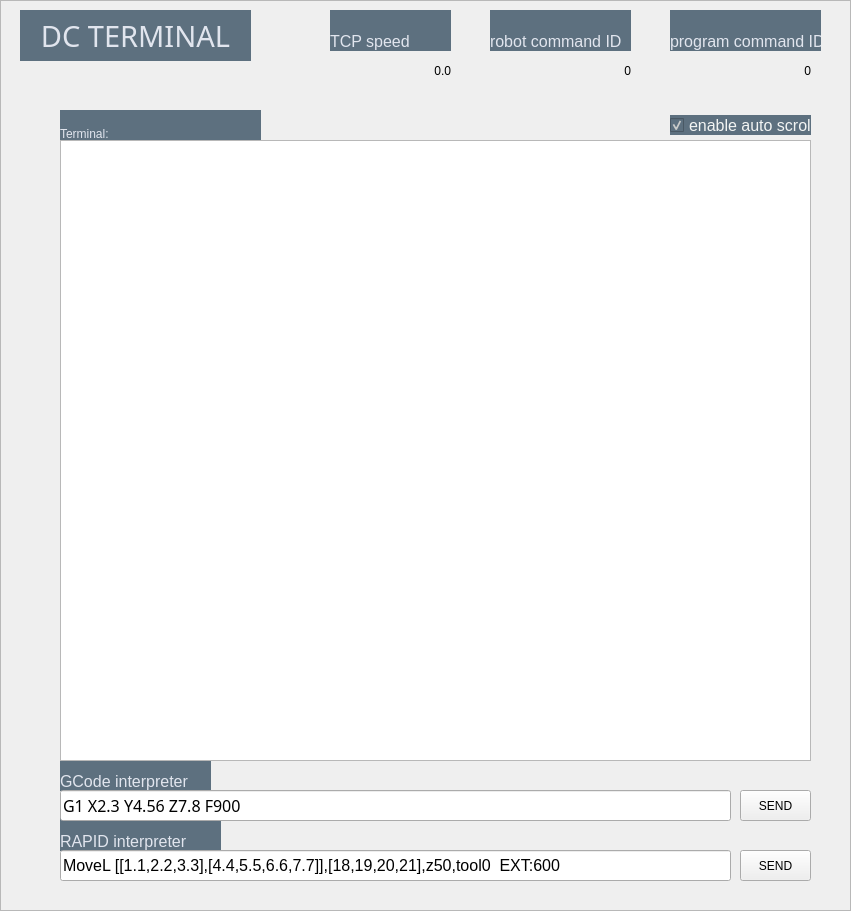
     <widget class="QFrame" name="TERM_frame">
      <property name="geometry">
       <rect>
        <x>1040</x>
        <y>20</y>
        <width>851</width>
        <height>911</height>
       </rect>
      </property>
      <property name="styleSheet">
       <string notr="true"/>
      </property>
      <property name="frameShape">
       <enum>QFrame::StyledPanel</enum>
      </property>
      <property name="frameShadow">
       <enum>QFrame::Raised</enum>
      </property>
      <widget class="QLabel" name="TERM_0_frameLabel">
       <property name="geometry">
        <rect>
         <x>20</x>
         <y>10</y>
         <width>231</width>
         <height>51</height>
        </rect>
       </property>
       <property name="font">
        <font>
         <family>Bahnschrift</family>
         <pointsize>22</pointsize>
        </font>
       </property>
       <property name="styleSheet">
        <string notr="true">border: 0px;
font-size: 22pt;
padding: 0px;
background-color: #5D707F;
color: #E1E5EE;</string>
       </property>
       <property name="text">
        <string>DC TERMINAL</string>
       </property>
       <property name="alignment">
        <set>Qt::AlignCenter</set>
       </property>
      </widget>
      <widget class="QLabel" name="TERM_disp_progCommID">
       <property name="geometry">
        <rect>
         <x>670</x>
         <y>50</y>
         <width>141</width>
         <height>41</height>
        </rect>
       </property>
       <property name="text">
        <string>0</string>
       </property>
       <property name="alignment">
        <set>Qt::AlignRight|Qt::AlignTrailing|Qt::AlignVCenter</set>
       </property>
      </widget>
      <widget class="QLabel" name="TERM_disp_tcpSpeed">
       <property name="geometry">
        <rect>
         <x>330</x>
         <y>50</y>
         <width>121</width>
         <height>41</height>
        </rect>
       </property>
       <property name="text">
        <string>0.0</string>
       </property>
       <property name="alignment">
        <set>Qt::AlignRight|Qt::AlignTrailing|Qt::AlignVCenter</set>
       </property>
      </widget>
      <widget class="QLabel" name="TERM_lbl_progCommID">
       <property name="geometry">
        <rect>
         <x>670</x>
         <y>10</y>
         <width>151</width>
         <height>41</height>
        </rect>
       </property>
       <property name="styleSheet">
        <string notr="true">border: 0px;
font-size: 12pt;
background-color: #5D707F;
color: #E1E5EE;</string>
       </property>
       <property name="text">
        <string>program command ID</string>
       </property>
       <property name="alignment">
        <set>Qt::AlignBottom|Qt::AlignLeading|Qt::AlignLeft</set>
       </property>
      </widget>
      <widget class="QLabel" name="TERM_disp_robCommID">
       <property name="geometry">
        <rect>
         <x>490</x>
         <y>50</y>
         <width>141</width>
         <height>41</height>
        </rect>
       </property>
       <property name="text">
        <string>0</string>
       </property>
       <property name="alignment">
        <set>Qt::AlignRight|Qt::AlignTrailing|Qt::AlignVCenter</set>
       </property>
      </widget>
      <widget class="QLabel" name="TERM_lbl_tcpSpeed">
       <property name="geometry">
        <rect>
         <x>330</x>
         <y>10</y>
         <width>121</width>
         <height>41</height>
        </rect>
       </property>
       <property name="styleSheet">
        <string notr="true">border: 0px;
font-size: 12pt;
background-color: #5D707F;
color: #E1E5EE;</string>
       </property>
       <property name="text">
        <string>TCP speed</string>
       </property>
       <property name="alignment">
        <set>Qt::AlignBottom|Qt::AlignLeading|Qt::AlignLeft</set>
       </property>
      </widget>
      <widget class="QLabel" name="TERM_lbl_robCommID">
       <property name="geometry">
        <rect>
         <x>490</x>
         <y>10</y>
         <width>141</width>
         <height>41</height>
        </rect>
       </property>
       <property name="styleSheet">
        <string notr="true">border: 0px;
font-size: 12pt;
background-color: #5D707F;
color: #E1E5EE;</string>
       </property>
       <property name="text">
        <string>robot command ID</string>
       </property>
       <property name="alignment">
        <set>Qt::AlignBottom|Qt::AlignLeading|Qt::AlignLeft</set>
       </property>
      </widget>
      <widget class="QListWidget" name="TERM_arr_terminal">
       <property name="geometry">
        <rect>
         <x>60</x>
         <y>140</y>
         <width>751</width>
         <height>621</height>
        </rect>
       </property>
       <property name="styleSheet">
        <string notr="true"/>
       </property>
       <property name="sizeAdjustPolicy">
        <enum>QAbstractScrollArea::AdjustIgnored</enum>
       </property>
       <property name="verticalScrollMode">
        <enum>QAbstractItemView::ScrollPerItem</enum>
       </property>
       <property name="flow">
        <enum>QListView::TopToBottom</enum>
       </property>
      </widget>
      <widget class="QLabel" name="TERM_lbl_terminal">
       <property name="geometry">
        <rect>
         <x>60</x>
         <y>110</y>
         <width>201</width>
         <height>31</height>
        </rect>
       </property>
       <property name="styleSheet">
        <string notr="true">border: 0px;
background-color: #5D707F;
color: #E1E5EE;</string>
       </property>
       <property name="text">
        <string>Terminal:</string>
       </property>
       <property name="alignment">
        <set>Qt::AlignBottom|Qt::AlignLeading|Qt::AlignLeft</set>
       </property>
      </widget>
      <widget class="QLabel" name="TERM_lbl_gcodeInterp">
       <property name="geometry">
        <rect>
         <x>60</x>
         <y>750</y>
         <width>151</width>
         <height>41</height>
        </rect>
       </property>
       <property name="styleSheet">
        <string notr="true">border: 0px;
font-size: 12pt;
background-color: #5D707F;
color: #E1E5EE;</string>
       </property>
       <property name="text">
        <string>GCode interpreter</string>
       </property>
       <property name="alignment">
        <set>Qt::AlignBottom|Qt::AlignLeading|Qt::AlignLeft</set>
       </property>
       <property name="buddy">
        <cstring>TERM_entry_gcodeInterp</cstring>
       </property>
      </widget>
      <widget class="QLineEdit" name="TERM_entry_gcodeInterp">
       <property name="geometry">
        <rect>
         <x>60</x>
         <y>790</y>
         <width>671</width>
         <height>31</height>
        </rect>
       </property>
       <property name="font">
        <font>
         <family>Bahnschrift</family>
         <pointsize>12</pointsize>
        </font>
       </property>
       <property name="styleSheet">
        <string notr="true">font-size: 12pt;</string>
       </property>
       <property name="text">
        <string>G1 X2.3 Y4.56 Z7.8 F900</string>
       </property>
       <property name="alignment">
        <set>Qt::AlignLeading|Qt::AlignLeft|Qt::AlignVCenter</set>
       </property>
      </widget>
      <widget class="QLineEdit" name="TERM_entry_rapidInterp">
       <property name="geometry">
        <rect>
         <x>60</x>
         <y>850</y>
         <width>671</width>
         <height>31</height>
        </rect>
       </property>
       <property name="styleSheet">
        <string notr="true">font-size: 12pt;</string>
       </property>
       <property name="text">
        <string>MoveL [[1.1,2.2,3.3],[4.4,5.5,6.6,7.7]],[18,19,20,21],z50,tool0  EXT:600</string>
       </property>
       <property name="alignment">
        <set>Qt::AlignLeading|Qt::AlignLeft|Qt::AlignVCenter</set>
       </property>
      </widget>
      <widget class="QLabel" name="TERM_lbl_rapidInterp">
       <property name="geometry">
        <rect>
         <x>60</x>
         <y>810</y>
         <width>161</width>
         <height>41</height>
        </rect>
       </property>
       <property name="styleSheet">
        <string notr="true">border: 0px;
font-size: 12pt;
background-color: #5D707F;
color: #E1E5EE;</string>
       </property>
       <property name="text">
        <string>RAPID interpreter</string>
       </property>
       <property name="alignment">
        <set>Qt::AlignBottom|Qt::AlignLeading|Qt::AlignLeft</set>
       </property>
       <property name="buddy">
        <cstring>TERM_entry_rapidInterp</cstring>
       </property>
      </widget>
      <widget class="QPushButton" name="TERM_btt_gcodeInterp">
       <property name="geometry">
        <rect>
         <x>740</x>
         <y>790</y>
         <width>71</width>
         <height>31</height>
        </rect>
       </property>
       <property name="text">
        <string>SEND</string>
       </property>
      </widget>
      <widget class="QPushButton" name="TERM_btt_rapidInterp">
       <property name="geometry">
        <rect>
         <x>740</x>
         <y>850</y>
         <width>71</width>
         <height>31</height>
        </rect>
       </property>
       <property name="text">
        <string>SEND</string>
       </property>
      </widget>
      <widget class="QCheckBox" name="TERM_chk_autoScroll">
       <property name="geometry">
        <rect>
         <x>670</x>
         <y>115</y>
         <width>141</width>
         <height>20</height>
        </rect>
       </property>
       <property name="styleSheet">
        <string notr="true">QWidget {
	background-color: #5d707f;
	font-size: 12pt;
	color: #f2f4f3;
}
</string>
       </property>
       <property name="text">
        <string>enable auto scroll</string>
       </property>
       <property name="checked">
        <bool>true</bool>
       </property>
      </widget>
      <zorder>TERM_lbl_rapidInterp</zorder>
      <zorder>TERM_lbl_gcodeInterp</zorder>
      <zorder>TERM_lbl_terminal</zorder>
      <zorder>TERM_lbl_progCommID</zorder>
      <zorder>TERM_lbl_robCommID</zorder>
      <zorder>TERM_lbl_tcpSpeed</zorder>
      <zorder>TERM_0_frameLabel</zorder>
      <zorder>TERM_disp_progCommID</zorder>
      <zorder>TERM_disp_tcpSpeed</zorder>
      <zorder>TERM_disp_robCommID</zorder>
      <zorder>TERM_arr_terminal</zorder>
      <zorder>TERM_entry_gcodeInterp</zorder>
      <zorder>TERM_entry_rapidInterp</zorder>
      <zorder>TERM_btt_gcodeInterp</zorder>
      <zorder>TERM_btt_rapidInterp</zorder>
      <zorder>TERM_chk_autoScroll</zorder>
     </widget>
